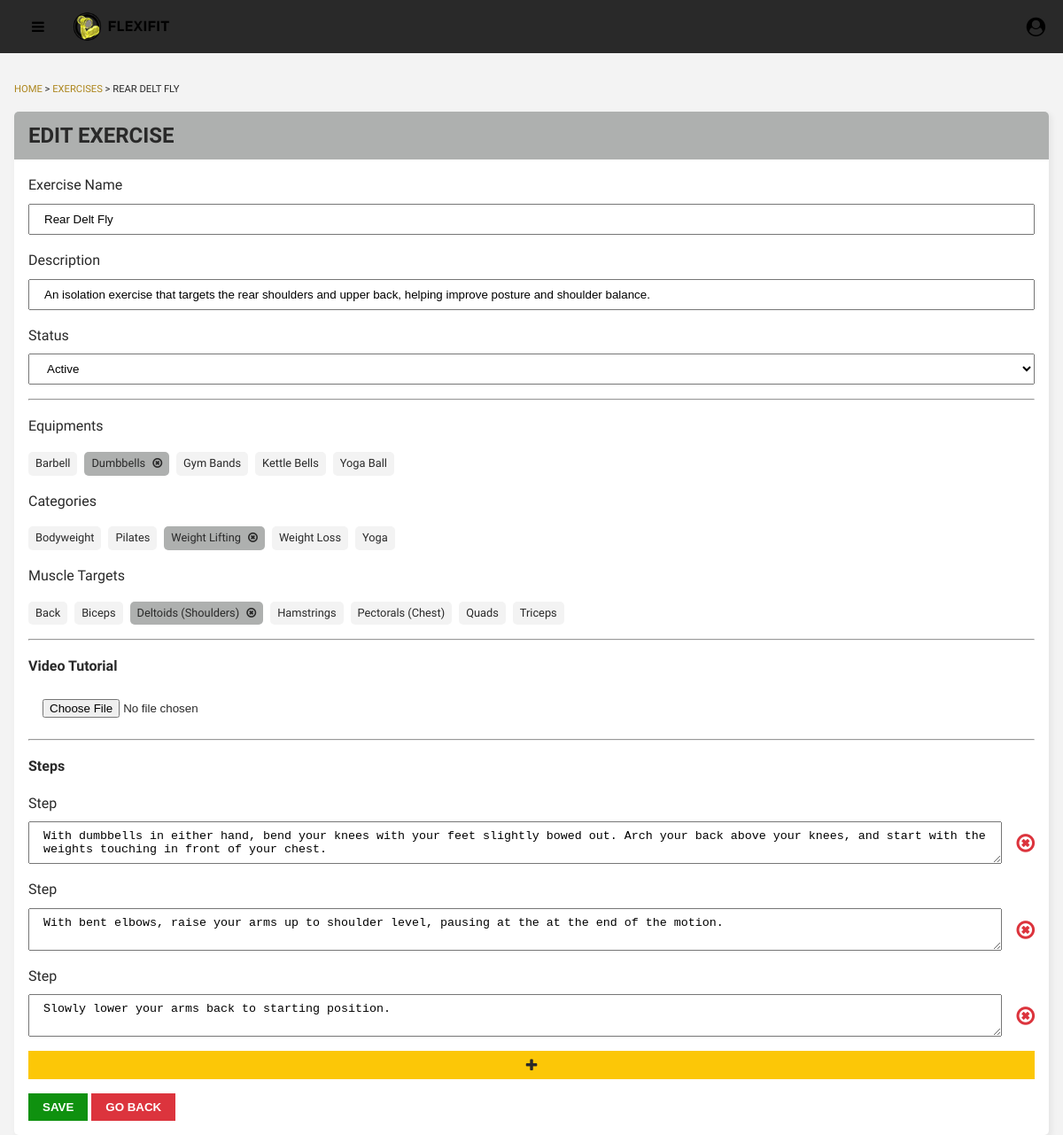
/admin/edit-exercise.php?id=12 (signed in), run on the app's committed database.
### tables this page shows
CREATE TABLE `exercise` (
  `ID` int(11) NOT NULL,
  `userID` int(11) NOT NULL,
  `exerciseName` varchar(255) NOT NULL,
  `exercisePicUrl` varchar(500) NOT NULL,
  `exerciseVidUrl` text DEFAULT NULL,
  `description` varchar(500) NOT NULL,
  `status` tinyint(1) NOT NULL DEFAULT 0,
  `dateCreated` date NOT NULL DEFAULT current_timestamp()
);

CREATE TABLE `equipment` (
  `ID` int(11) NOT NULL,
  `equipment_name` varchar(255) NOT NULL,
  `equipment_description` text NOT NULL,
  `equipment_pic_url` text NOT NULL,
  `dateCreated` date NOT NULL DEFAULT current_timestamp()
);

CREATE TABLE `category` (
  `ID` int(11) NOT NULL,
  `category_name` varchar(255) NOT NULL,
  `category_description` varchar(500) NOT NULL,
  `category_pic_url` varchar(500) NOT NULL,
  `dateCreated` date NOT NULL DEFAULT current_timestamp()
);

CREATE TABLE `muscle` (
  `ID` int(11) NOT NULL,
  `muscle_name` varchar(255) NOT NULL,
  `muscle_description` text NOT NULL,
  `muscle_pic_url` varchar(500) NOT NULL,
  `date_created` datetime NOT NULL DEFAULT current_timestamp()
);

CREATE TABLE `exercise_steps` (
  `ID` int(11) NOT NULL,
  `exerciseID` int(11) NOT NULL,
  `step_pic_url` varchar(500) DEFAULT NULL,
  `step_instruction` varchar(500) DEFAULT NULL
);

### admin/includes/edit-exercise.php (called while the page is built, shortened)
<?php
class Exercise
{
    private $exerciseId;
    private $conn;
    public function __construct($conn, $exerciseId)
    {
        $this->conn = $conn;
        $this->exerciseId = $exerciseId;
    }
    public function get_exercise()
    {
        $stmt = $this->conn->prepare("SELECT * FROM `exercise` WHERE ID = ? ");
        $stmt->bind_param("i", $this->exerciseId);
        $stmt->execute();
        $result = $stmt->get_result();
        if ($result->num_rows > 0) {
            return $result->fetch_assoc();
        } else {
            return [];
        }
    }
    public function get_equipments()
    {
        $stmt = $this->conn->prepare("SELECT * FROM `equipment` ORDER BY `equipment_name`");
        $stmt->execute();
        $result = $stmt->get_result();
        if ($result->num_rows > 0) {
            $equipments = [];
            while ($rows = $result->fetch_assoc()) {
                $equipments[] = $rows;
            }
            return $equipments;
        } else {
            return [];
        }
    }
    public function get_muscles()
    {
        $stmt = $this->conn->prepare("SELECT * FROM `muscle` ORDER BY `muscle_name`");
        $stmt->execute();
        $result = $stmt->get_result();
        if ($result->num_rows > 0) {
            $equipments = [];
            while ($rows = $result->fetch_assoc()) {
                $equipments[] = $rows;
            }
            return $equipments;
        } else {
            return [];
        }
    }
    public function get_exercise_equipments()
    {
        $stmt = $this->conn->prepare("SELECT `equipment`.`ID` FROM `equipment` INNER JOIN `exercise_equipment`  ON `equipment`.`ID` = `exercise_equipment`.`equipmentID`  WHERE exerciseID = ?");
        $stmt->bind_param("i", $this->exerciseId);
        $stmt->execute();
        $result = $stmt->get_result();
        $equipments = [];
        while ($row = $result->fetch_assoc()) {
            $equipments[] = $row;
        }
        return $equipments;
    }
    public function get_exercise_muscles()
    {
        $stmt = $this->conn->prepare("SELECT `muscle`.`muscle_name`, `muscle`.`ID` FROM `muscle` INNER JOIN `exercise_muscle`  ON `muscle`.`ID` = `exercise_muscle`.`muscleID`  WHERE exerciseID = ?");
        $stmt->bind_param("i", $this->exerciseId);
        $stmt->execute();
        $result = $stmt->get_result();
        $muscles = [];
        while ($row = $result->fetch_assoc()) {
            $muscles[] = $row;
        }
        return $muscles;
    }
    public function get_categories()
    {
        $stmt = $this->conn->prepare("SELECT * FROM `category` ORDER BY `category_name`");
        $stmt->execute();
        $result = $stmt->get_result();
        if ($result->num_rows > 0) {
            $categories = [];
            while ($rows = $result->fetch_assoc()) {
                $categories[] = $rows;
            }
            return $categories;
        } else {
            return [];
        }
    }
    public function get_exercise_categories()
    {
        $stmt = $this->conn->prepare("SELECT `category`.`category_name`, `category`.`ID` FROM `category` INNER JOIN `exercise_category`  ON `category`.`ID` = `exercise_category`.`categoryID`  WHERE exerciseID = ?");
        $stmt->bind_param("i", $this->exerciseId);
        $stmt->execute();
        $result = $stmt->get_result();
        if ($result->num_rows > 0) {
            $categories = [];
            while ($rows = $result->fetch_assoc()) {
                $categories[] = $rows;
            }
            return $categories;
        } else {
            return [];
        }
    }
    public function get_exercise_steps()
    {
        $stmt = $this->conn->prepare("SELECT * FROM `exercise_steps` WHERE exerciseID = ?");
        $stmt->bind_param("i", $this->exerciseId);
        $stmt->execute();
        $result = $stmt->get_result();
        $steps = [];
        while ($row = $result->fetch_assoc()) {
            $steps[] = $row;
        }
        return $steps;
    }
}

### admin/edit-exercise.php (the view, shortened to what this page needs)
<?php
require_once "./includes/auth.php";
isset($_GET['id']) && !empty($_GET['id']) ? $exerciseId = $_GET['id'] : header("location: ./exercises.php");
?>
<?php
require_once("./includes/edit-exercise.php");
$exercise = new Exercise($conn, $exerciseId);
$exerciseDetails = $exercise->get_exercise();
$muscleList = $exercise->get_muscles();
$exerciseMuscleList = $exercise->get_exercise_muscles();
$exerciseEquipmentList = $exercise->get_exercise_equipments();
$equipmentList = $exercise->get_equipments();
$exerciseCategoryList = $exercise->get_exercise_categories();
$categoryList = $exercise->get_categories();
$stepsList = $exercise->get_exercise_steps();
?>
<!DOCTYPE html>
<html lang="en">
<head>
    <?php include "./components/css.php" ?>
    <link href="./css/edit-exercise.css" rel="stylesheet">
</head>
<body>
    <?php include "./components/navbar.php" ?>
    <div class="grid-container">
        <main class="main-container">
            <div class="page-title">
                <div class="quick-link">
                    <p><a href="index.php"> HOME </a> > <a href="exercises.php">EXERCISES</a> > <?= strtoupper(htmlspecialchars($exerciseDetails['exerciseName'])) ?></p>
                </div>
            </div>
            <div class="main-content">
                <div class="edit-content">
                    <div class="edit-content-title">
                        <h2>EDIT EXERCISE</h2>
                    </div>
                    <form class="edit-content-form" action="./includes/add-exercise-details.php" method="POST" enctype="multipart/form-data">
                        <div class="input-full">
                            <label>Exercise Name</label>
                            <input name="exerciseName" type="text" value="<?= htmlspecialchars($exerciseDetails['exerciseName']) ?>" />
                        </div>
                        <div class="input-full">
                            <label>Description</label>
                            <input name="exerciseDescription" type="text" value="<?= htmlspecialchars($exerciseDetails['description']) ?>" />
                        </div>
                        <div class="input-full">
                            <label>Status</label>
                            <select name="status">
                                <option value="1" <?= htmlspecialchars($exerciseDetails['status']) == 1 ? 'selected' : ''; ?>>Active</option>
                            </select>
                        </div>
                        <hr>
                        <div class="input-multiple-item-container">
                            <label>Equipments</label>
                            <div class="checkbox-container">
                                <?php foreach ($equipmentList as $equipment): ?>
                                    <div class="checkbox-item <?= in_array($equipment['ID'], array_column($exerciseEquipmentList, "ID")) ? 'selected' : ''; ?>">
                                        <label class="unselectable"><?= $equipment['equipment_name'] ?></label>
                                        <i class="fa fa-times-circle-o hidden" aria-hidden="true"></i>
                                    </div>
                                <?php endforeach; ?>
                            </div>
                        </div>
                        <div class="input-multiple-item-container">
                            <label>Categories</label>
                            <div class="checkbox-container">
                                <?php foreach ($categoryList as $category): ?>
                                    <div class="checkbox-item <?= in_array($category['ID'], array_column($exerciseCategoryList, "ID")) ? 'selected' : ''; ?>">
                                        <label class="unselectable"><?= $category['category_name'] ?></label>
                                        <i class="fa fa-times-circle-o hidden" aria-hidden="true"></i>
                                    </div>
                                <?php endforeach; ?>
                            </div>
                        </div>
                        <div class="input-multiple-item-container">
                            <label>Muscle Targets</label>
                            <div class="checkbox-container">
                                <?php foreach ($muscleList as $muscle): ?>
                                    <div class="checkbox-item <?= in_array($muscle['ID'], array_column($exerciseMuscleList, "ID")) ? 'selected' : ''; ?>">
                                        <label class="unselectable"><?= $muscle['muscle_name'] ?></label>
                                        <i class="fa fa-times-circle-o hidden" aria-hidden="true"></i>
                                    </div>
                                <?php endforeach; ?>
                            </div>
                        </div>
                        <hr>
                        <h4>Video Tutorial</h4>
                        <div class="exercise-steps">
                            <div class="input-full">
                                <input type="file" accept=".mp4" name="exerciseVideoUrl" />
                            </div>
                        </div>
                        <hr>
                        <h4>Steps</h4>
                        <div class="exercise-steps">
                            <?php foreach ($stepsList as $step): ?>
                                <div class="input-full">
                                    <label>Step</label>
                                    <div>
                                        <textarea name="updateExerciseStep[<?= $step['ID'] ?>]"><?= $step['step_instruction'] ?></textarea>
                                        <i class="fa-times-circle-o fa" aria-hidden="true" id="removeStep"></i>
                                    </div>
                                </div>
                            <?php endforeach; ?>
                        </div>
                        <div class="exercise-step-add">
                            <i class="fa fa-plus" aria-hidden="true"></i>
                        </div>
                        <div class="edit-form-buttons">
                            <button type="submit" class="save">SAVE</button>
                            <a href="./exercises.php"><button type="button" class="back">GO BACK</button></a>
                        </div>
                    </form>
                </div>
            </div>
        </main>
    </div>
</body>
</html>

### admin/css/content-container.css (style rules this page uses)
.grid-container { display: flex; height: calc(100vh - 60px); overflow: auto; background-color: var(--light-grey); }
.main-container { margin: auto; padding: 1rem; display: flex; flex-direction: column; max-width: 80rem; color: var(--black); margin-top: 1rem; margin-bottom: 1rem; width: 100%; }
.page-title { font-size: 1.5rem; margin-bottom: 1rem; max-width: 100%; }
.quick-link { font-size: 0.7rem; }
.quick-link a { text-decoration: none; color: var(--dark-yellow); }

### admin/css/edit-exercise.css (style rules this page uses)
.edit-content { background-color: white; border-radius: 5px; box-shadow: var(--light-shadow); }
.edit-content-title { background-color: var(--dark-grey); padding: 0.5rem 1rem; border-top-right-radius: 5px; border-top-left-radius: 5px; }
.edit-content-form { padding: 1rem; display: flex; flex-direction: column; gap: 1rem; }
.checkbox-container { display: flex; gap: 0.5rem; flex-wrap: wrap; }
.checkbox-item { background-color: var(--light-grey); border-radius: 5px; padding: 0.2rem 0.5rem; display: flex; align-items: center; gap: 0.5rem; font-size: 0.8rem; }
.checkbox-item.selected { background-color: var(--dark-grey); }
.edit-form-buttons button { padding: 0.5rem 1rem; cursor: pointer; color: white; font-weight: var(--bold); }
.edit-form-buttons .save { background-color: var(--green); }
.edit-form-buttons .back { background-color: var(--red); }
.exercise-steps { display: flex; flex-direction: column; gap: 1rem; }
.exercise-step-add { padding: 0.5rem; display: flex; justify-content: center; align-items: center; width: 100%; background-color: var(--yellow); }
.input-full { width: 100%; display: flex; gap: 0.5rem; flex-direction: column; }
.input-full div { display: flex; align-items: center; gap: 1rem; }
.input-full div i { font-size: 1.5em; color: var(--red); cursor: pointer; }
form input, select { padding: 0.5rem 1rem; }
.input-multiple-item-container { width: 100%; display: flex; flex-direction: column; gap: 1rem; }
textarea { padding: 0.5rem 1rem; resize: vertical; width: 100%; }

### data on the page
exercise: exerciseName "REAR DELT FLY", exerciseName "Rear Delt Fly", exerciseDescription "An isolation exercise that targets the rear shoulders and upper back, helping improve posture and shoulder balance.", status "Active"
equipment: equipment_name "Barbell"
equipment: equipment_name "Dumbbells"
equipment: equipment_name "Gym Bands"
equipment: equipment_name "Kettle Bells"
equipment: equipment_name "Yoga Ball"
category: category_name "Bodyweight"
category: category_name "Pilates"
category: category_name "Weight Lifting"
category: category_name "Weight Loss"
category: category_name "Yoga"
muscle: muscle_name "Back"
muscle: muscle_name "Biceps"
muscle: muscle_name "Deltoids (Shoulders)"
muscle: muscle_name "Hamstrings"
muscle: muscle_name "Pectorals (Chest)"
muscle: muscle_name "Quads"
muscle: muscle_name "Triceps"
exercise_steps: ID+step_instruction "With dumbbells in either hand, bend your knees with your feet slightly bowed out. Arch your back above your knees, and start with the weights touching in front of your chest."
exercise_steps: ID+step_instruction "With bent elbows, raise your arms up to shoulder level, pausing at the at the end of the motion."
exercise_steps: ID+step_instruction "Slowly lower your arms back to starting position."
